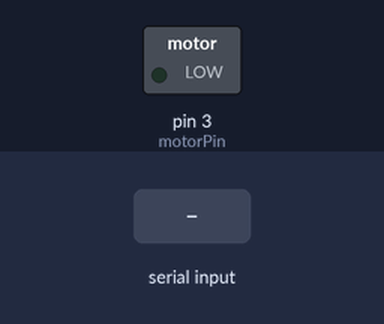
The sketch below on a simulated Arduino Uno, built with avr-gcc and run on an emulated ATmega328P. Shown: switched loads named in the sketch (green lamp = pin HIGH). Inputs (shaded band) come from the test bench.

Above: at 1.2 s.
1.3 s: byte 30 received over Serial
At 2.3 s:
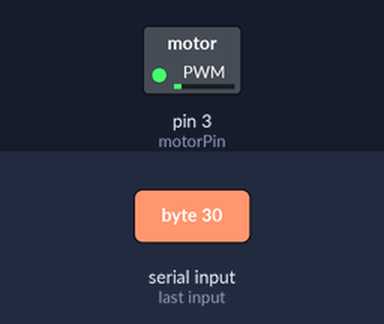
2.8 s: byte 90 received over Serial
At 3.5 s:
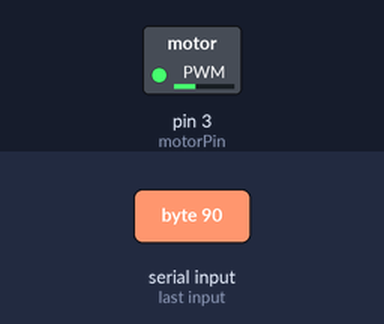
Timing chart, 0 to 5.8 s (numbered marks = the images above; inputs shaded):
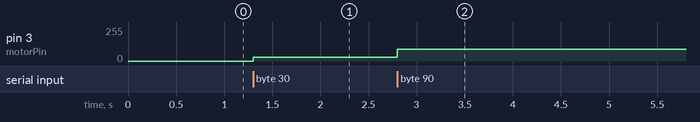

The sketch:

pythonarduinomotor.ino
```cpp
int motorPin = 3;

void setup() {
   pinMode(motorPin, OUTPUT);
   Serial.begin(9600);
   //while (! Serial);
   //Serial.println("Speed 0 to 255");
}

void loop() {
   if (Serial.available()) {
      int Speed = Serial.read();
      analogWrite(motorPin, Speed);
   }
}
```

Measured:
- after the input at 1.3 s, pin 3 (motorPin): 0/255 → 30/255 at once
- after the input at 2.8 s, pin 3 (motorPin): 30/255 → 90/255 at once
